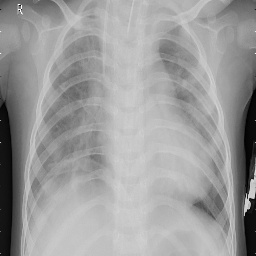
#> input picture Image Enhancement/data/images/BACTERIA-1135262-0001.jpeg, 256 x 256 px, found by its file name; its folder holds only this picture in this run
$ python preprocessing.py
#> lines starting #> are read from the running program, lines starting #| are printed output that depends on the picture
import cv2 as cv
import SimpleITK as sitk
import numpy as np
import os
from tqdm import tqdm
import cv2
from PIL import Image

image_dir = "data/RSNA/images"
save_dir = "data/RSNA/images-clahe"

patient_list = os.listdir(image_dir)
if not os.path.exists(save_dir):
    os.makedirs(save_dir)
patient_list = os.listdir(image_dir)


def classify_image(mu, sigma):
    D = 4.0 * sigma  # Difference function
    r = 3.0
    # print("D: ", D)
    contrast_class = "low_contrast" if D <= 1 / r else "high_contrast"
    # Determine if the image is bright or dim
    brightness_class = "bright" if mu >= 0.5 else "dim"
    return contrast_class, brightness_class


def adjust_gamma(image, gamma):
    table = np.array([((i / 255.0) ** gamma) * 255 for i in range(256)]).astype("uint8")
    return cv.LUT(image, table)


for patient in tqdm(patient_list):
    imageName = os.path.join(image_dir, patient)
    writeName = os.path.join(save_dir, patient)
    img = Image.open(imageName)
#> img is the input picture: PIL image 256x256 L; min 0, max 254, mean 156
    image = cv.imread(imageName, cv.IMREAD_GRAYSCALE)

    # image = cv2.resize(image, (512, 512))

    sigma = np.std(image / 255.0)
#> sigma = 0.174
    mu = np.mean(image / 255.0)
#> mu = 0.612
    contrast_class, brightness_class = classify_image(mu, sigma)
#> in classify_image, `D = 4.0 * sigma`: D = 0.694
#> in classify_image, `contrast_class = "low_contrast" if D <= 1 / r else "high_contrast"`: contrast_class = 'high_contrast'
#> in classify_image, `brightness_class = "bright" if mu >= 0.5 else "dim"`: brightness_class = 'bright'
#> contrast_class = 'high_contrast'; brightness_class = 'bright'

    if img.size[0] < 500:
        width_divided = 1
    else:
        width_divided = img.size[0] // 500
    if img.size[1] < 500:
        height_divided = 1
    else:
        height_divided = img.size[1] // 500

    if contrast_class == 'low_contrast':
        clahe = cv.createCLAHE(clipLimit=1 + 4.0 * sigma, tileGridSize=(width_divided, height_divided))
        image_clahe = clahe.apply(image)
    else:
        clahe = cv.createCLAHE(clipLimit=1, tileGridSize=(width_divided, height_divided))
        image_clahe = clahe.apply(image)
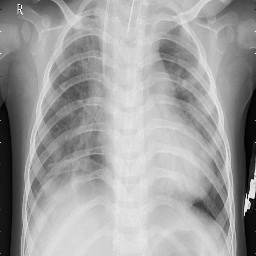
#> image_clahe: shape (256, 256); min 1, max 254, mean 159.7

    if brightness_class == 'bright':
        adjusted_image = adjust_gamma(image, gamma=0.8)
    else:
        adjusted_image = adjust_gamma(image, gamma=1.2)


    extra_sharpen_kernel = np.array([[1, -2, 1],
                                     [-2, 5, -2],
                                     [1, -2, 1]], np.float32)
    dst_extra_sharpen = cv2.filter2D(image_clahe, -1, extra_sharpen_kernel)
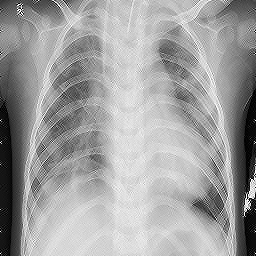
#> dst_extra_sharpen: shape (256, 256); min 0, max 255, mean 159.8

    edge_enhance_sharpen_kernel = np.array([[-1, -1, -1, -1, -1],
                                            [-1, 2, 2, 2, -1],
                                            [-1, 2, 16, 2, -1],
                                            [-1, 2, 2, 2, -1],
                                            [-1, -1, -1, -1, -1]]) / 16.0

    dst_edge_enhance = cv2.filter2D(image_clahe, -1, edge_enhance_sharpen_kernel)

    # 将两个处理后的图像合并
    # alpha, beta, gamma 是合并时的参数，可以根据需要调整
    # alpha 是 dst_extra_sharpen 的权重
    # beta 是 dst_edge_enhance 的权重
    # gamma 是一个添加到所有像素上的标量值，通常设为 0
    alpha = 0.5
    beta = 0.5
    g = 0

    combined_dst = cv2.addWeighted(dst_extra_sharpen, alpha, dst_edge_enhance, beta, g)
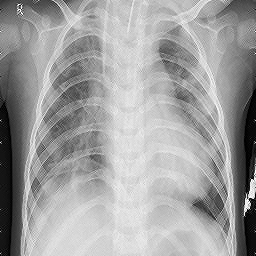
#> combined_dst: shape (256, 256); min 0, max 255, mean 159.8
    combined_dst1 = cv2.addWeighted(combined_dst, alpha, adjusted_image, beta, g)

    cv.imwrite(writeName, combined_dst1)
